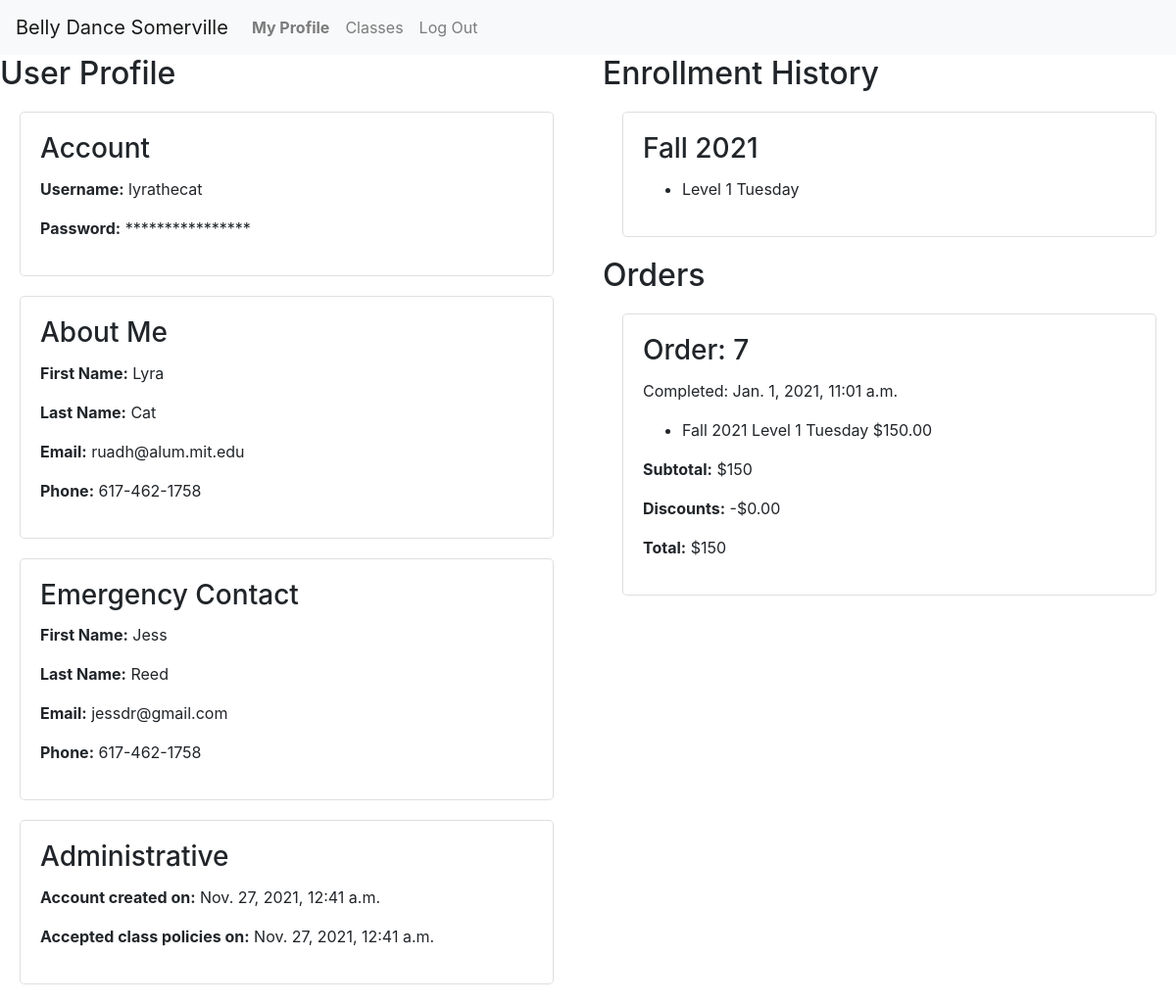
The page /users/31 (signed in) on the database as committed earlier.
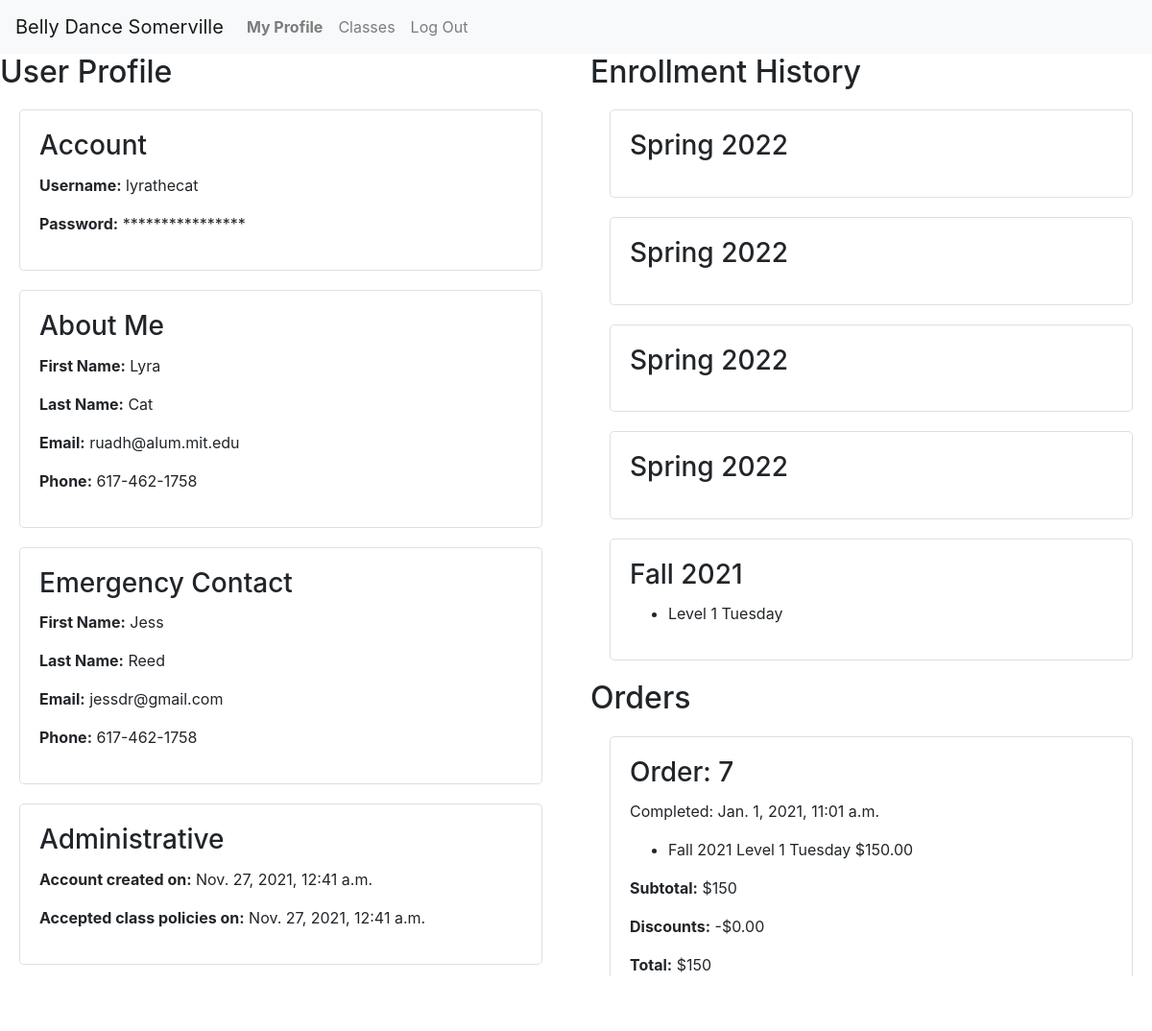
The same page on the database as committed later.
### enrollment/models.py (models this page shows, shortened)
class Semester(models.Model):
    name = models.CharField(max_length=128, null=False, blank=False)
    start_date = models.DateField(null=False, blank=False)
    end_date = models.DateField(null=False, blank=False)
    registration_open = models.DateTimeField(null=False, blank=False)
    registration_close = models.DateTimeField(null=False, blank=False)
    recital_date = models.DateTimeField(null=True, blank=True)
    hide = models.BooleanField(default=True, null=True, blank=False)

class LineItem(models.Model):
    order = models.ForeignKey(Order, on_delete=PROTECT,
                              null=False, blank=False, related_name='line_items')
    offering = models.ForeignKey(
        Offering, on_delete=PROTECT, null=False, blank=False, related_name='line_items')
    planned_absences = models.CharField(max_length=1024, null=True, blank=True)
    price = models.DecimalField(
        max_digits=6, decimal_places=2, null=False, blank=False)

class Offering(models.Model):
    course = models.ForeignKey(
        Course, on_delete=PROTECT, null=False, blank=False, related_name='offerings')
    semester = models.ForeignKey(
        Semester, on_delete=PROTECT, null=False, blank=False, related_name='offerings')
    location = models.ForeignKey(
        Location, on_delete=PROTECT, null=False, blank=False, related_name='offerings')
    stored_title = models.CharField(max_length=64, null=True, blank=True)
    stored_subtitle = models.CharField(max_length=256, null=True, blank=True)
    price = models.DecimalField(
        max_digits=7, decimal_places=2, null=False, blank=False)
    weekday = models.IntegerField(
        choices=settings.WEEKDAYS, null=False, blank=False)
    start_time = models.TimeField(null=False, blank=False)
    end_time = models.TimeField(null=False, blank=False)
    start_date = models.DateField(null=False, blank=False)
    end_date = models.DateField(null=False, blank=False)
    backup_date = models.DateField(null=False, blank=False)
    capacity = models.IntegerField(null=False, blank=False)
    schedule_notes = models.CharField(max_length=2048, null=True, blank=True)
    notes = models.CharField(max_length=2048, null=True, blank=True)
    @property
    def weekday_name(self):
        return settings.WEEKDAYS[self.weekday][1]

class Order(models.Model):
    student = models.ForeignKey(
        User, on_delete=PROTECT, null=False, blank=False, related_name='orders')
    discount = models.DecimalField(
        max_digits=8, decimal_places=2, null=True, blank=True)
    completed = models.DateTimeField(null=True, blank=True)
    @property
    def subtotal(self):
        try:
            amount = self.line_items.aggregate(Sum('price'))['price__sum']
        except Exception:
            return 0
        return 0 if amount == None else amount
    @property
    def total(self):
        return self.subtotal - self.discount if self.discount != None else self.subtotal

### enrollment/views.py (the view)
# urls.py: path('users/<int:id>', views.view_profile, name='view_profile'),
@login_required
def view_profile(request, id):
    if request.user.id == id or request.user.is_staff:
        try:
            profile = User.objects.get(id=id)
        except User.DoesNotExist:
            return render(request, 'enrollment/profile.html', {
                'orders': None,
                'message': f'User {id} not found.'
            })
        semesters = Semester.objects.filter(
            offerings__line_items__order__student=id).order_by('-start_date')
        for semester in semesters:
            semester.enrollments = LineItem.objects.filter(order__student=id).filter(
                offering__semester=semester).exclude(order__completed=None)
        orders = completed_orders(request, id).order_by('-completed')
        for order in orders:
            order.items = order.line_items.all()
        return render(request, 'enrollment/profile.html', {
            'orders': orders,
            'semesters': semesters,
            'profile': profile
        })
    else:
        return render(request, 'enrollment/profile.html', {
            'orders': None,
            'message': 'You may not view other users\' profiles'
        })

### enrollment/context_processors.py (called while the page is built)
def global_settings(request):
    return {
    'DEFAULT_TIMEZONE': settings.DEFAULT_TIMEZONE,
    'SCHOOL_NAME': settings.SCHOOL_NAME,
    'SCHOOL_POLICIES': settings.SCHOOL_POLICIES,
    'NO_OFFERINGS': settings.NO_OFFERINGS,
    }

### enrollment/views.py (called while the page is built)
def completed_orders(request, user):
    try:
        orders = Order.objects.filter(student=user).exclude(completed=None)
    except Order.DoesNotExist:
        return None
    return orders

### enrollment/templates/enrollment/profile.html (shortened to what this page needs)
{% extends "enrollment/layout.html" %}
{% block body %}
<div class="row">
    {% if profile %}
    <div class="col-md">
        <h2>User Profile</h2>
        <div class="card">
            <div class="card-body">
                <h3 class="card-title">Account</h3>
                <p><span class="label">Username:</span> {{profile.username}}</p>
                <p><span class="label">Password:</span> ****************</p>
            </div>
        </div>
        <div class="card">
            <div class="card-body">
                <h3 class="card-title">About Me</h3>
                <p><span class="label">First Name:</span> {{profile.first_name}}</p>
                <p><span class="label">Last Name:</span> {{profile.last_name}}</p>
                <p><span class="label">Email:</span> {{profile.email}}</p>
                <p><span class="label">Phone:</span> {{profile.phone}}</p>
            </div>
        </div>
        <div class="card">
            <div class="card-body">
                <h3 class="card-title">Emergency Contact</h3>
                <p><span class="label">First Name:</span> {{profile.emergency_first}}</p>
                <p><span class="label">Last Name:</span> {{profile.emergency_last}}</p>
                <p><span class="label">Email:</span> {{profile.emergency_email}}</p>
                <p><span class="label">Phone:</span> {{profile.emergency_phone}}</p>
            </div>
        </div>
        <div class="card">
            <div class="card-body">
                <h3 class="card-title">Administrative</h3>
                <p><span class="label">Account created on:</span> {{profile.date_joined}}</p>
                <p><span class="label">Accepted class policies on:</span> {{profile.accept_terms}}</p>
            </div>
        </div>
    </div>
    {% endif %}
    <div class="col-md">
        {% if semesters %}
            <h2>Enrollment History</h2>
            {% for semester in semesters %}
                <div class="card">
                    <div class="card-body">
                        <h3 class="card-title">{{semester.name}}</h3>
                        <ul>
                            {% for enrollment in semester.enrollments %}
                                <li>{{enrollment.offering.stored_title}} {{enrollment.offering.weekday_name}}</li>
                            {% endfor %}
                        </ul>
                    </div>
                </div>
            {% endfor %}
        {% endif %}
        {% if orders %}
        <h2>Orders</h2>
        {% for order in orders %}
            <div class="card">
                <div class="card-body">
                    <h3 class="card-title">Order: {{order.id}}</h3>
                    <p>Completed: {{order.completed}}</p>
                    {% for item in order.items %}
                        <ul>
                            <li>{{item.offering.semester.name}} {{item.offering.stored_title}} {{item.offering.weekday_name}} ${{item.price}}
                            </li>
                        </ul>
                    {% endfor %}
                    <p><span class="label">Subtotal:</span> ${{order.subtotal}}</p>
                    <p><span class="label">Discounts:</span> -${{order.discount|default_if_none:"0.00"}}</p>
                    <p><span class="label">Total:</span> ${{order.total}}</p>
                </div>
            </div>
        {% endfor %}
        {% endif %}
    </div>
</div>
{% endblock %}

Rows that differ between the two databases and show on the page:
now on this page (row edited): Semester: name "Spring 2022"
